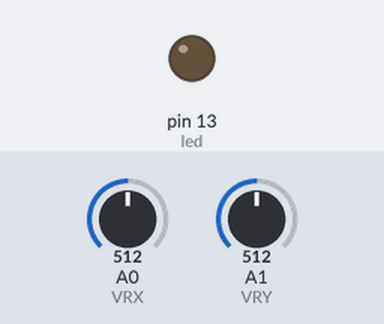
Recording of a sketch running on a simulated Arduino Uno, built with avr-gcc and run on an emulated ATmega328P. Shown: output pins drawn as LEDs (lit = HIGH). The inputs (shaded band) are chosen by the test bench; at power-on: A0 (VRX) = 512, A1 (VRY) = 512.

Above: at 1.2 s.
1.3 s: A0 (VRX) set to 492
At 1.6 s:
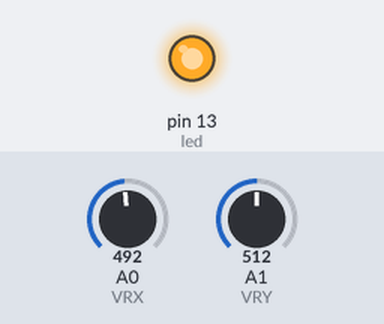
2.8 s: A0 (VRX) set to 510
At 3.9 s:
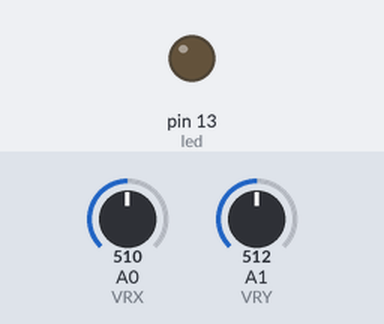
4.3 s: A0 (VRX) set to 490
At 5.1 s:
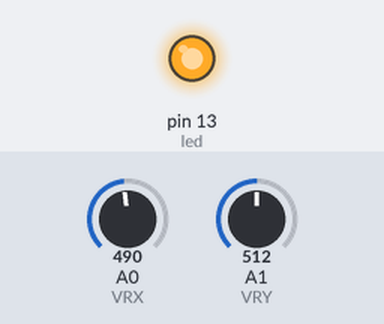
Timing chart, 0 to 7.3 s (numbered marks = the images above; inputs shaded):
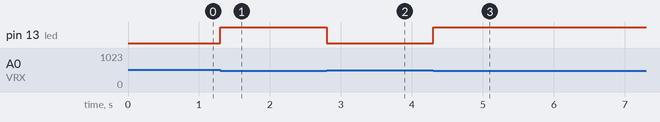

The sketch:

voltmeter.ino
```cpp
int VRX=A0, VRY = A1, led = 13, valx, valy;

void setup() {
 Serial.begin(9600);
 pinMode(VRX, INPUT);
 pinMode(VRY, INPUT);
 pinMode(led, OUTPUT);

}

void loop() {
  valx = analogRead(VRX);
  valy = analogRead(VRY);
 if(valx>500 && valx<550 && valy>500 && valy<550){
  digitalWrite(led, 0);
 }
 else{
  digitalWrite(led, 1);
 }

}
```

Measured:
- the behaviour switches between 501 and 500 on A0 (VRX) (found by bisection; images 0 and 1)
- after the input at 1.3 s, pin 13 (led): LOW → HIGH at once
- after the input at 2.8 s, pin 13 (led): HIGH → LOW at once
- after the input at 4.3 s, pin 13 (led): LOW → HIGH at once
